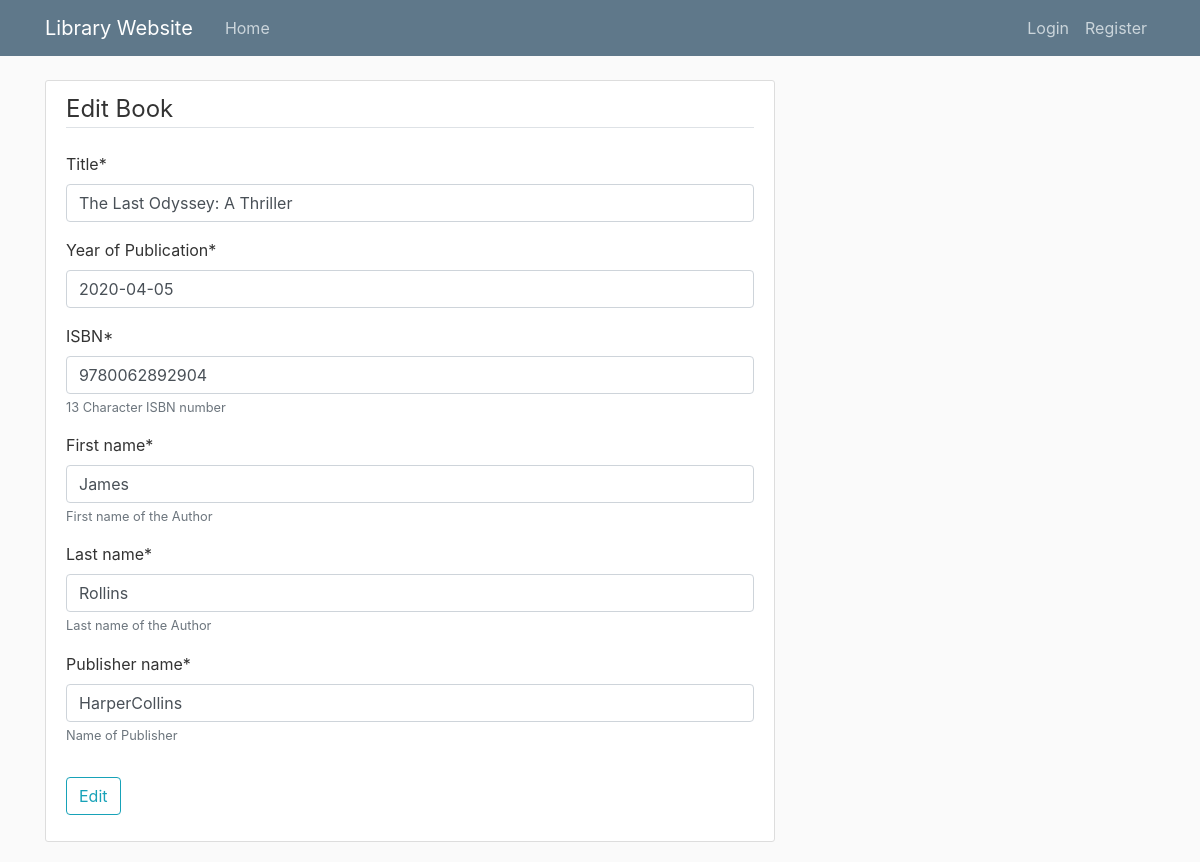
The page /editBook/1/ on the database as committed earlier.
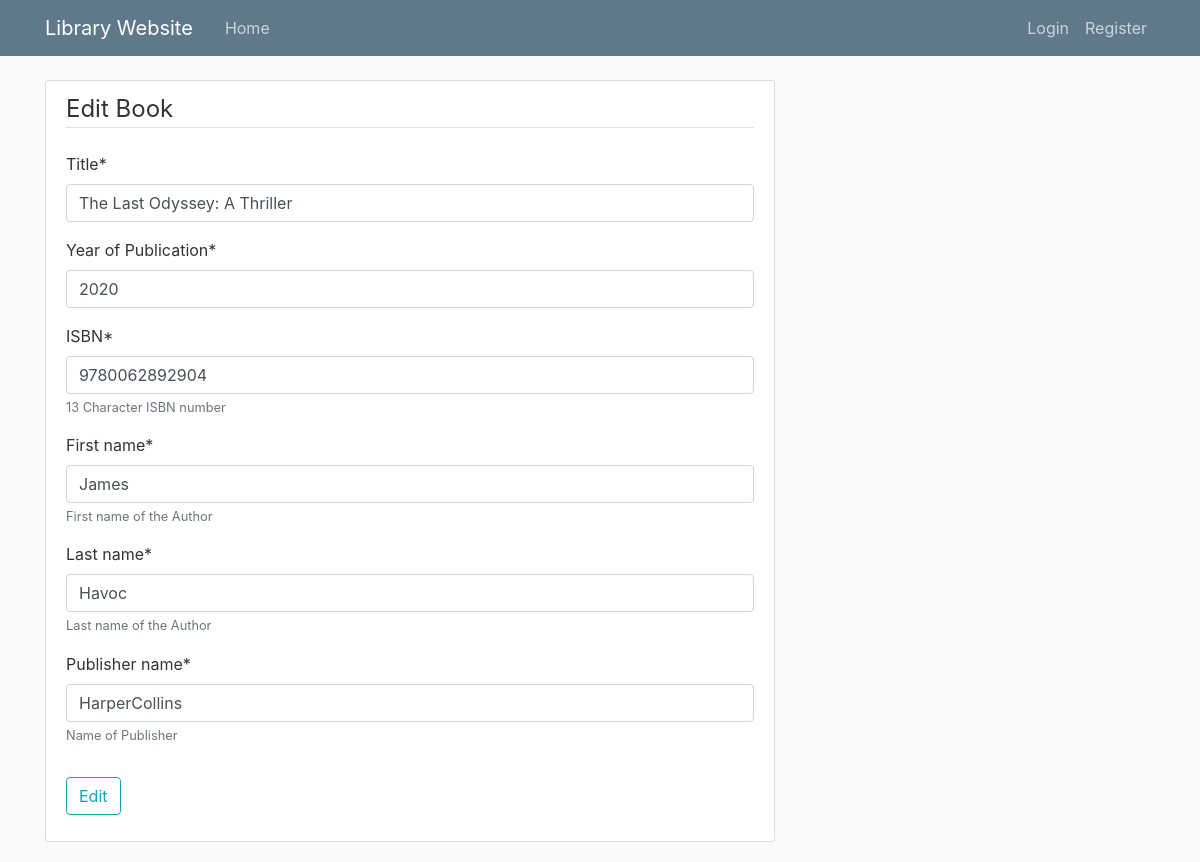
The same page on the database as committed later.
### library_website/models.py (models this page shows, shortened)
class Book(models.Model):
	title = models.CharField(max_length = 250)
	author = models.ForeignKey('Author', on_delete=models.CASCADE, null = True) # CASCADE means if a book is deleted, the author won't be deleted
	publisher = models.ForeignKey('Publisher', on_delete=models.CASCADE, null = True)
	year_of_publication = models.CharField('Year of Publication', default='', max_length=4 )
	isbn = models.CharField('ISBN', max_length=13, help_text='13 Character ISBN number')
	reviews = models.TextField(max_length = 1000, help_text='Enter your review of the book') #dapat sa user din siya???
	image = models.ImageField(default='noImage.jpg', upload_to='book_pics', help_text='Upload cover photo of the book')

class Author (models.Model):
	first_name = models.CharField(max_length=100, help_text='First name of the Author')
	last_name = models.CharField(max_length=100, help_text='Last name of the Author')
	class Meta:
		ordering = ['first_name', 'last_name']

### library_website/views.py (the view, shortened to what this page needs)
# urls.py: path('editBook/<str:pk>/', views.updateBook, name='library-update_book'),
def updateBook(request, pk):
    book = Book.objects.get(id=pk)
    author = Author.objects.get(id=pk)
    publisher = Publisher.objects.get(id=pk)
    book_form = CreateBook(instance=book)
    author_form = CreateAuthor(instance=author)
    publisher_form = CreatePublisher(instance=publisher)
    context = {
        'book_form': book_form,
        'author_form': author_form,
        'publisher_form': publisher_form,
    }
    return render(request, 'library_website/edit_book.html', context)

### library_website/forms.py
class CreateBook(forms.ModelForm):
	class Meta:
		model = Book
		fields = ['title', 'year_of_publication', 'isbn']

class CreateAuthor(forms.ModelForm):
	class Meta:
		model = Author
		fields = ['first_name', 'last_name']

### library_website/templates/library_website/edit_book.html (shortened to what this page needs)
{% extends "library_website/base.html" %}
{% load crispy_forms_tags %}
{% block content %}
	<div class="content-section">
		<form action ="" method ="POST">
			<fieldset class ="form-group">
				<legend class = "border-bottom mb-4">Edit Book</legend>
				{{book_form|crispy}}
				{{author_form|crispy}}
				{{publisher_form|crispy}}
			</fieldset>
			<div class="form-group">
			<button class="btn btn-outline-info" type="submit"> Edit </button>
		</div>
		</form>
	</div>
{% endblock content %}

Rows that differ between the two databases and show on the page:
changed Book "The Last Odyssey: A Thriller": year_of_publication "2020-04-05" → "2020"
changed Author "James": last_name "Rollins" → "Havoc"
